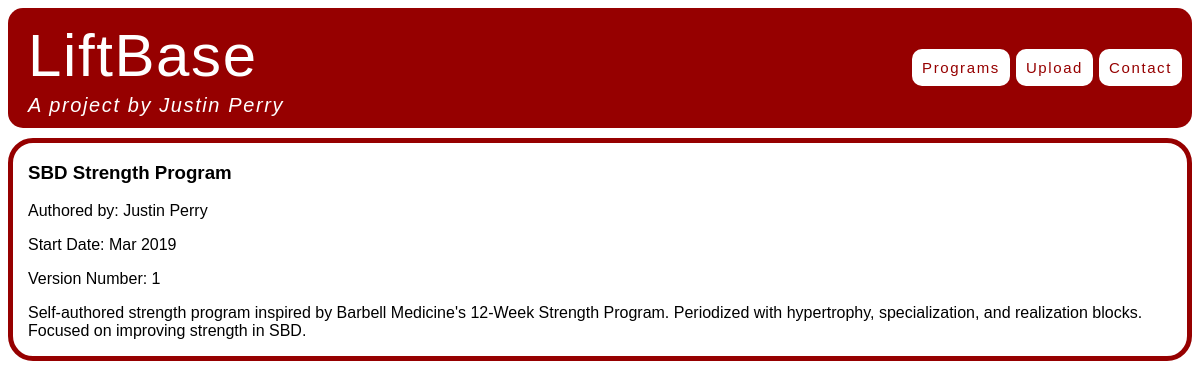
/programs/1/, run on the app's committed database.
### programs/models.py (models this page shows)
class Program(models.Model):
    username = models.CharField(max_length=25)
    program = models.CharField(max_length=50)
    version = models.IntegerField(blank=True, null=True)
    description = models.TextField()
    date = models.DateTimeField(blank=True, null=True)

### programs/views.py (the view)
# urls.py: re_path(r'^programs/(\d+)/$', views.program_detail, name='program_detail'),
def program_detail(request, id):
    try:
        program = Program.objects.get(id=id)
    except Program.DoesNotExist:
        raise Http404('Program not found.')
    return render(request, 'program_detail.html', {'program': program})

### programs/templates/program_detail.html
{% extends "base.html" %}
{% block content %}
<div class="program_page">
    <h3>{{ program.program }}</h3>
    <p>Authored by: {{ program.username }}</p>
    {% if program.date %}
    <p>Start Date: {{ program.date|date:"M Y" }}</p>
    {% endif %}
    {% if program.version %}
    <p>Version Number: {{ program.version }}</p>
    {% endif %}
    <p>{{ program.description }}</p>
</div>
{% endblock %}

### static/css/style.css (style rules this page uses)
html { background: white; }
.program_page { padding-left: 15px; border-radius: 25px; border-color: rgb(150, 0, 0); border-width: 5px; border-style: solid; }

### data on the page
Program: program "SBD Strength Program", username "Justin Perry", date "Mar 2019", version "1", description "Self-authored strength program inspired by Barbell Medicine's 12-Week Strength Program. Periodized with hypertrophy, specialization, and realization blocks. Focused on improving strength in SBD."
